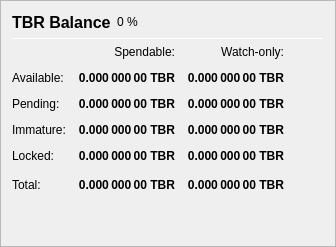
                   <widget class="QFrame" name="frame_Balances">
                    <property name="frameShape">
                     <enum>QFrame::StyledPanel</enum>
                    </property>
                    <property name="frameShadow">
                     <enum>QFrame::Raised</enum>
                    </property>
                    <layout class="QVBoxLayout" name="verticalLayout_4">
                     <item>
                      <layout class="QHBoxLayout" name="horizontalLayout_4">
                       <item>
                        <widget class="QLabel" name="label_5">
                         <property name="minimumSize">
                          <size>
                           <width>0</width>
                           <height>20</height>
                          </size>
                         </property>
                         <property name="font">
                          <font>
                           <pointsize>12</pointsize>
                           <weight>75</weight>
                           <bold>true</bold>
                          </font>
                         </property>
                         <property name="text">
                          <string>TBR Balance</string>
                         </property>
                        </widget>
                       </item>
                       <item>
                        <widget class="QLabel" name="labelTBRPercent">
                         <property name="text">
                          <string notr="true">0 %</string>
                         </property>
                        </widget>
                       </item>
                       <item>
                        <spacer name="horizontalSpacer_3">
                         <property name="orientation">
                          <enum>Qt::Horizontal</enum>
                         </property>
                         <property name="sizeHint" stdset="0">
                          <size>
                           <width>40</width>
                           <height>20</height>
                          </size>
                         </property>
                        </spacer>
                       </item>
                      </layout>
                     </item>
                     <item>
                      <widget class="Line" name="line_Balance">
                       <property name="minimumSize">
                        <size>
                         <width>0</width>
                         <height>1</height>
                        </size>
                       </property>
                       <property name="maximumSize">
                        <size>
                         <width>16777215</width>
                         <height>1</height>
                        </size>
                       </property>
                       <property name="orientation">
                        <enum>Qt::Horizontal</enum>
                       </property>
                      </widget>
                     </item>
                     <item>
                      <layout class="QGridLayout" name="gridLayout">
                       <property name="spacing">
                        <number>12</number>
                       </property>
                       <item row="0" column="1">
                        <widget class="QLabel" name="labelSpendable">
                         <property name="text">
                          <string>Spendable:</string>
                         </property>
                         <property name="alignment">
                          <set>Qt::AlignRight|Qt::AlignTrailing|Qt::AlignVCenter</set>
                         </property>
                        </widget>
                       </item>
                       <item row="0" column="2">
                        <widget class="QLabel" name="labelWatchonly">
                         <property name="text">
                          <string>Watch-only:</string>
                         </property>
                         <property name="alignment">
                          <set>Qt::AlignRight|Qt::AlignTrailing|Qt::AlignVCenter</set>
                         </property>
                        </widget>
                       </item>
                       <item row="1" column="0">
                        <widget class="QLabel" name="labelBalanceText">
                         <property name="text">
                          <string>Available:</string>
                         </property>
                        </widget>
                       </item>
                       <item row="1" column="1">
                        <widget class="QLabel" name="labelBalance">
                         <property name="font">
                          <font>
                           <weight>75</weight>
                           <bold>true</bold>
                          </font>
                         </property>
                         <property name="cursor">
                          <cursorShape>IBeamCursor</cursorShape>
                         </property>
                         <property name="toolTip">
                          <string>Your current spendable balance</string>
                         </property>
                         <property name="text">
                          <string notr="true">0.000 000 00 TBR</string>
                         </property>
                         <property name="alignment">
                          <set>Qt::AlignRight|Qt::AlignTrailing|Qt::AlignVCenter</set>
                         </property>
                         <property name="textInteractionFlags">
                          <set>Qt::LinksAccessibleByMouse|Qt::TextSelectableByKeyboard|Qt::TextSelectableByMouse</set>
                         </property>
                        </widget>
                       </item>
                       <item row="1" column="2">
                        <widget class="QLabel" name="labelWatchAvailable">
                         <property name="font">
                          <font>
                           <weight>75</weight>
                           <bold>true</bold>
                          </font>
                         </property>
                         <property name="cursor">
                          <cursorShape>IBeamCursor</cursorShape>
                         </property>
                         <property name="toolTip">
                          <string>Your current balance in watch-only addresses</string>
                         </property>
                         <property name="text">
                          <string notr="true">0.000 000 00 TBR</string>
                         </property>
                         <property name="alignment">
                          <set>Qt::AlignRight|Qt::AlignTrailing|Qt::AlignVCenter</set>
                         </property>
                         <property name="textInteractionFlags">
                          <set>Qt::LinksAccessibleByMouse|Qt::TextSelectableByKeyboard|Qt::TextSelectableByMouse</set>
                         </property>
                        </widget>
                       </item>
                       <item row="2" column="0">
                        <widget class="QLabel" name="labelPendingText">
                         <property name="text">
                          <string>Pending:</string>
                         </property>
                        </widget>
                       </item>
                       <item row="2" column="1">
                        <widget class="QLabel" name="labelUnconfirmed">
                         <property name="font">
                          <font>
                           <weight>75</weight>
                           <bold>true</bold>
                          </font>
                         </property>
                         <property name="cursor">
                          <cursorShape>IBeamCursor</cursorShape>
                         </property>
                         <property name="toolTip">
                          <string>Total of transactions that have yet to be confirmed, and do not yet count toward the spendable balance</string>
                         </property>
                         <property name="text">
                          <string notr="true">0.000 000 00 TBR</string>
                         </property>
                         <property name="alignment">
                          <set>Qt::AlignRight|Qt::AlignTrailing|Qt::AlignVCenter</set>
                         </property>
                         <property name="textInteractionFlags">
                          <set>Qt::LinksAccessibleByMouse|Qt::TextSelectableByKeyboard|Qt::TextSelectableByMouse</set>
                         </property>
                        </widget>
                       </item>
                       <item row="2" column="2">
                        <widget class="QLabel" name="labelWatchPending">
                         <property name="font">
                          <font>
                           <weight>75</weight>
                           <bold>true</bold>
                          </font>
                         </property>
                         <property name="cursor">
                          <cursorShape>IBeamCursor</cursorShape>
                         </property>
                         <property name="toolTip">
                          <string>Unconfirmed transactions to watch-only addresses</string>
                         </property>
                         <property name="text">
                          <string notr="true">0.000 000 00 TBR</string>
                         </property>
                         <property name="alignment">
                          <set>Qt::AlignRight|Qt::AlignTrailing|Qt::AlignVCenter</set>
                         </property>
                         <property name="textInteractionFlags">
                          <set>Qt::LinksAccessibleByMouse|Qt::TextSelectableByKeyboard|Qt::TextSelectableByMouse</set>
                         </property>
                        </widget>
                       </item>
                       <item row="3" column="0">
                        <widget class="QLabel" name="labelImmatureText">
                         <property name="text">
                          <string>Immature:</string>
                         </property>
                        </widget>
                       </item>
                       <item row="3" column="1">
                        <widget class="QLabel" name="labelImmature">
                         <property name="font">
                          <font>
                           <weight>75</weight>
                           <bold>true</bold>
                          </font>
                         </property>
                         <property name="cursor">
                          <cursorShape>IBeamCursor</cursorShape>
                         </property>
                         <property name="toolTip">
                          <string>Staked or masternode rewards that has not yet matured</string>
                         </property>
                         <property name="text">
                          <string notr="true">0.000 000 00 TBR</string>
                         </property>
                         <property name="alignment">
                          <set>Qt::AlignRight|Qt::AlignTrailing|Qt::AlignVCenter</set>
                         </property>
                         <property name="textInteractionFlags">
                          <set>Qt::LinksAccessibleByMouse|Qt::TextSelectableByKeyboard|Qt::TextSelectableByMouse</set>
                         </property>
                        </widget>
                       </item>
                       <item row="3" column="2">
                        <widget class="QLabel" name="labelWatchImmature">
                         <property name="font">
                          <font>
                           <weight>75</weight>
                           <bold>true</bold>
                          </font>
                         </property>
                         <property name="cursor">
                          <cursorShape>IBeamCursor</cursorShape>
                         </property>
                         <property name="toolTip">
                          <string>Staked or masternode rewards in watch-only addresses that has not yet matured</string>
                         </property>
                         <property name="text">
                          <string notr="true">0.000 000 00 TBR</string>
                         </property>
                         <property name="alignment">
                          <set>Qt::AlignRight|Qt::AlignTrailing|Qt::AlignVCenter</set>
                         </property>
                         <property name="textInteractionFlags">
                          <set>Qt::LinksAccessibleByMouse|Qt::TextSelectableByKeyboard|Qt::TextSelectableByMouse</set>
                         </property>
                        </widget>
                       </item>
                       <item row="4" column="0">
                        <widget class="QLabel" name="labelLockedBalanceText">
                         <property name="toolTip">
                          <string>Locked TBR or Masternode collaterals. These are excluded from zTBR minting.</string>
                         </property>
                         <property name="text">
                          <string>Locked:</string>
                         </property>
                        </widget>
                       </item>
                       <item row="4" column="1">
                        <widget class="QLabel" name="labelLockedBalance">
                         <property name="font">
                          <font>
                           <weight>75</weight>
                           <bold>true</bold>
                          </font>
                         </property>
                         <property name="cursor">
                          <cursorShape>IBeamCursor</cursorShape>
                         </property>
                         <property name="toolTip">
                          <string>Locked TBR or Masternode collaterals. These are excluded from zTBR minting.</string>
                         </property>
                         <property name="text">
                          <string notr="true">0.000 000 00 TBR</string>
                         </property>
                         <property name="alignment">
                          <set>Qt::AlignRight|Qt::AlignTrailing|Qt::AlignVCenter</set>
                         </property>
                         <property name="textInteractionFlags">
                          <set>Qt::LinksAccessibleByMouse|Qt::TextSelectableByKeyboard|Qt::TextSelectableByMouse</set>
                         </property>
                        </widget>
                       </item>
                       <item row="4" column="2">
                        <widget class="QLabel" name="labelWatchLocked">
                         <property name="font">
                          <font>
                           <weight>75</weight>
                           <bold>true</bold>
                          </font>
                         </property>
                         <property name="cursor">
                          <cursorShape>IBeamCursor</cursorShape>
                         </property>
                         <property name="toolTip">
                          <string>Current locked balance in watch-only addresses</string>
                         </property>
                         <property name="text">
                          <string notr="true">0.000 000 00 TBR</string>
                         </property>
                         <property name="alignment">
                          <set>Qt::AlignRight|Qt::AlignTrailing|Qt::AlignVCenter</set>
                         </property>
                         <property name="textInteractionFlags">
                          <set>Qt::LinksAccessibleByMouse|Qt::TextSelectableByKeyboard|Qt::TextSelectableByMouse</set>
                         </property>
                        </widget>
                       </item>
                       <item row="5" column="0">
                        <widget class="QLabel" name="labelTotalText">
                         <property name="text">
                          <string>Total:</string>
                         </property>
                         <property name="toolTip">
                          <string>Your current TIBERIUM balance, unconfirmed and immature transactions included</string>
                         </property>
                        </widget>
                       </item>
                       <item row="5" column="1">
                        <widget class="QLabel" name="labelTotal">
                         <property name="font">
                          <font>
                           <weight>75</weight>
                           <bold>true</bold>
                          </font>
                         </property>
                         <property name="cursor">
                          <cursorShape>IBeamCursor</cursorShape>
                         </property>
                         <property name="toolTip">
                          <string>Your current TIBERIUM balance, unconfirmed and immature transactions included</string>
                         </property>
                         <property name="text">
                          <string notr="true">0.000 000 00 TBR</string>
                         </property>
                         <property name="alignment">
                          <set>Qt::AlignRight|Qt::AlignTrailing|Qt::AlignVCenter</set>
                         </property>
                         <property name="textInteractionFlags">
                          <set>Qt::LinksAccessibleByMouse|Qt::TextSelectableByKeyboard|Qt::TextSelectableByMouse</set>
                         </property>
                        </widget>
                       </item>
                       <item row="5" column="2">
                        <widget class="QLabel" name="labelWatchTotal">
                         <property name="font">
                          <font>
                           <weight>75</weight>
                           <bold>true</bold>
                          </font>
                         </property>
                         <property name="cursor">
                          <cursorShape>IBeamCursor</cursorShape>
                         </property>
                         <property name="toolTip">
                          <string>Current total balance in watch-only addresses</string>
                         </property>
                         <property name="text">
                          <string notr="true">0.000 000 00 TBR</string>
                         </property>
                         <property name="alignment">
                          <set>Qt::AlignRight|Qt::AlignTrailing|Qt::AlignVCenter</set>
                         </property>
                         <property name="textInteractionFlags">
                          <set>Qt::LinksAccessibleByMouse|Qt::TextSelectableByKeyboard|Qt::TextSelectableByMouse</set>
                         </property>
                        </widget>
                       </item>
                       <item row="5" column="3">
                        <spacer name="horizontalSpacer_9">
                         <property name="orientation">
                          <enum>Qt::Horizontal</enum>
                         </property>
                         <property name="sizeHint" stdset="0">
                          <size>
                           <width>40</width>
                           <height>20</height>
                          </size>
                         </property>
                        </spacer>
                       </item>
                      </layout>
                     </item>
                     <item>
                      <spacer name="verticalSpacer_3">
                       <property name="orientation">
                        <enum>Qt::Vertical</enum>
                       </property>
                       <property name="sizeHint" stdset="0">
                        <size>
                         <width>20</width>
                         <height>40</height>
                        </size>
                       </property>
                      </spacer>
                     </item>
                    </layout>
                   </widget>
